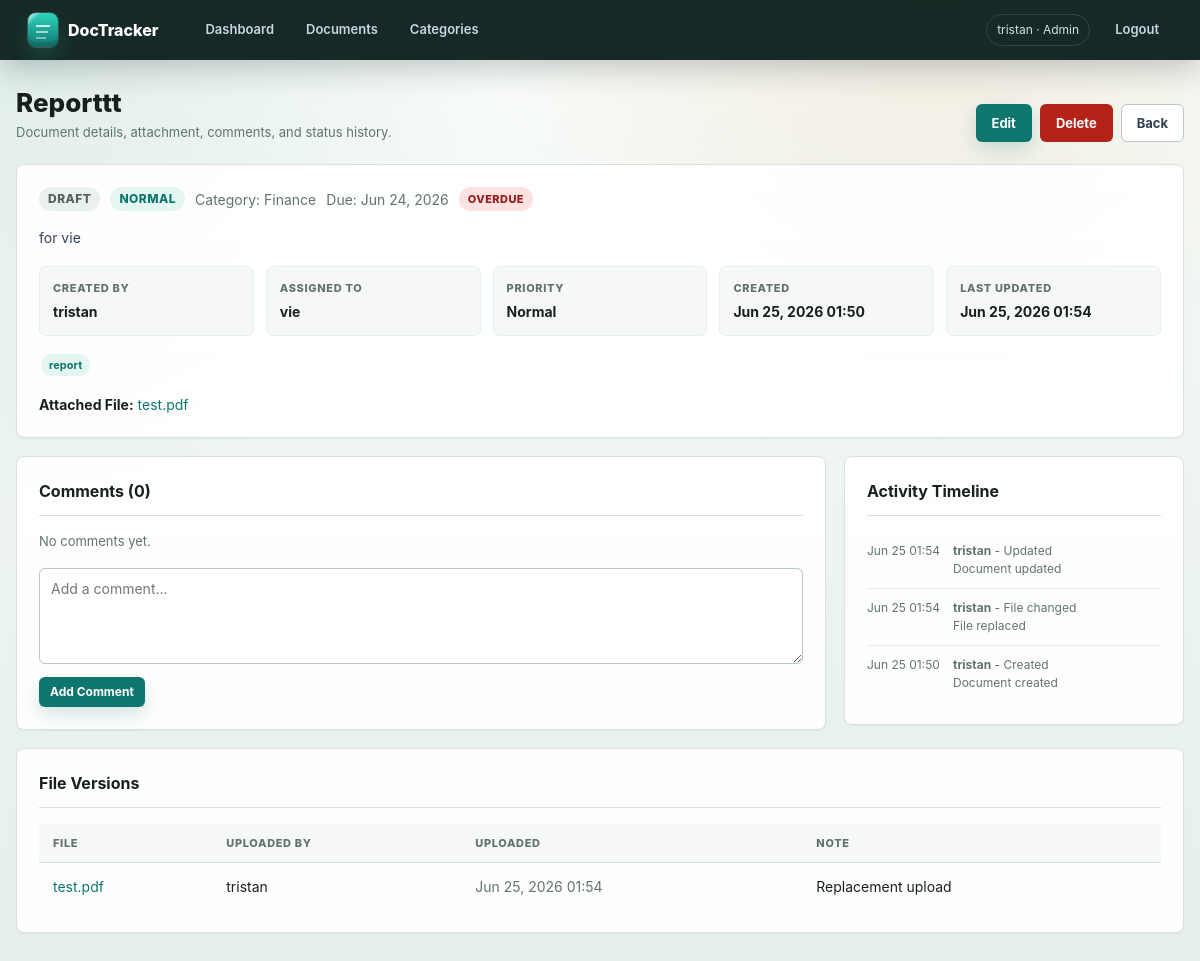
Page /documents/11/ (signed in) on the committed database.
### documents/models.py (models this page shows, shortened)
class UserProfile(models.Model):
    ROLE_ADMIN = 'admin'
    ROLE_HR = 'hr'
    ROLE_EMPLOYEE = 'employee'
    ROLE_CHOICES = [
        (ROLE_ADMIN, 'Admin'),
        (ROLE_HR, 'HR'),
        (ROLE_EMPLOYEE, 'Employee'),
    ]
    user = models.OneToOneField(User, on_delete=models.CASCADE, related_name='profile')
    role = models.CharField(max_length=20, choices=ROLE_CHOICES, default=ROLE_EMPLOYEE)
    department = models.CharField(max_length=100, blank=True)
    created_at = models.DateTimeField(auto_now_add=True)
    class Meta:
        ordering = ['user__username']

class Document(models.Model):
    STATUS_CHOICES = [
        ('draft', 'Draft'),
        ('review', 'Under Review'),
        ('approved', 'Approved'),
        ('archived', 'Archived'),
    ]
    PRIORITY_CHOICES = [
        ('low', 'Low'),
        ('normal', 'Normal'),
        ('high', 'High'),
        ('urgent', 'Urgent'),
    ]
    title = models.CharField(max_length=255)
    description = models.TextField(blank=True)
    category = models.ForeignKey(Category, on_delete=models.SET_NULL, null=True, blank=True)
    status = models.CharField(max_length=50, default='draft')
    priority = models.CharField(max_length=20, choices=PRIORITY_CHOICES, default='normal')
    file = models.FileField(upload_to='documents/', null=True, blank=True)
    tags = models.CharField(max_length=500, blank=True, help_text="Comma-separated tags")
    created_by = models.ForeignKey(User, on_delete=models.SET_NULL, null=True, related_name='created_docs')
    assigned_to = models.ForeignKey(User, on_delete=models.SET_NULL, null=True, blank=True, related_name='assigned_docs')
    created_at = models.DateTimeField(auto_now_add=True)
    updated_at = models.DateTimeField(auto_now=True)
    due_date = models.DateField(null=True, blank=True)
    class Meta:
        ordering = ['-created_at']
    def get_tags_list(self):
        return [t.strip() for t in self.tags.split(',') if t.strip()]
    def get_status_display(self):
        status = DocumentStatus.objects.filter(code=self.status).first()
        if status:
            return status.label
        return dict(self.STATUS_CHOICES).get(self.status, self.status)
    @property
    def status_badge_class(self):
        return slugify(self.status) or 'custom'
    @property
    def is_overdue(self):
        return bool(self.due_date and self.due_date < timezone.localdate() and self.status not in ['approved', 'archived'])

class Category(models.Model):
    name = models.CharField(max_length=100, unique=True)
    description = models.TextField(blank=True)
    created_at = models.DateTimeField(auto_now_add=True)
    class Meta:
        verbose_name_plural = "Categories"
        ordering = ['name']

class DocumentHistory(models.Model):
    CHANGE_TYPES = [
        ('created', 'Created'),
        ('updated', 'Updated'),
        ('status', 'Status changed'),
        ('file', 'File changed'),
        ('comment', 'Comment added'),
    ]
    document = models.ForeignKey(Document, on_delete=models.CASCADE, related_name='history')
    changed_by = models.ForeignKey(User, on_delete=models.SET_NULL, null=True)
    change_type = models.CharField(max_length=20, choices=CHANGE_TYPES, default='updated')
    change_note = models.TextField()
    old_status = models.CharField(max_length=50, blank=True)
    new_status = models.CharField(max_length=50, blank=True)
    timestamp = models.DateTimeField(auto_now_add=True)
    class Meta:
        ordering = ['-timestamp']

class DocumentFileVersion(models.Model):
    document = models.ForeignKey(Document, on_delete=models.CASCADE, related_name='file_versions')
    file = models.FileField(upload_to='documents/versions/')
    uploaded_by = models.ForeignKey(User, on_delete=models.SET_NULL, null=True)
    uploaded_at = models.DateTimeField(auto_now_add=True)
    note = models.TextField(blank=True)
    class Meta:
        ordering = ['-uploaded_at']

### documents/views.py (the view, shortened to what this page needs)
# urls.py: path('documents/<int:pk>/', views.document_detail, name='document_detail'),
@login_required
def document_detail(request, pk):
    doc = get_object_or_404(visible_documents(request.user), pk=pk)
    comment_form = CommentForm()
    comment_added = False
    comments = doc.comments.select_related('author').all()
    context = {
        'doc': doc,
        'can_manage_doc': can_manage_document(request.user, doc),
        'comment_form': comment_form,
        'history': doc.history.select_related('changed_by').all(),
        'comments': comments,
        'file_versions': doc.file_versions.select_related('uploaded_by').all(),
        'comment_added': comment_added,
    }
    template = 'documents/_comments_panel.html' if is_htmx(request) and request.method == 'POST' else 'documents/detail.html'
    return render(request, template, context)

### documents/forms.py
class CommentForm(forms.ModelForm):
    class Meta:
        model = Comment
        fields = ['text']
        widgets = {
            'text': forms.Textarea(attrs={'rows': 2, 'placeholder': 'Add a comment...'}),
        }
        labels = {'text': ''}

### documents/views.py (called while the page is built, shortened)
def is_htmx(request):
    return request.headers.get('HX-Request') == 'true'

def can_manage_document(user, document):
    if (
        user.is_staff or user.is_superuser or
        user_has_role(user, UserProfile.ROLE_ADMIN, UserProfile.ROLE_HR) or
        user.groups.filter(name__in=['Admin', 'Manager']).exists()
    ):
        return True

def can_view_all_documents(user):
    return (
        user.is_staff or user.is_superuser or
        user_has_role(user, UserProfile.ROLE_ADMIN, UserProfile.ROLE_HR) or
        user.groups.filter(name__in=['Admin', 'Manager', 'Viewer']).exists()
    )

def visible_documents(user):
    docs = Document.objects.select_related('category', 'created_by', 'assigned_to')
    if can_view_all_documents(user):
        return docs
    return docs.filter(Q(created_by=user) | Q(assigned_to=user))

### templates/documents/detail.html (shortened to what this page needs)
{% extends 'base.html' %}
{% block content %}
<div class="page-header">
  <div>
    <h1>{{ doc.title }}</h1>
    <p class="page-kicker">Document details, attachment, comments, and status history.</p>
  </div>
  <div class="actions">
    {% if can_manage_doc %}
    <a href="{% url 'document_edit' doc.pk %}" class="btn btn-primary">Edit</a>
    <a href="{% url 'document_delete' doc.pk %}" class="btn btn-danger">Delete</a>
    {% endif %}
    <a href="{% url 'document_list' %}" class="btn btn-secondary">Back</a>
  </div>
</div>
<div class="card">
  <div class="document-meta-line">
    <span class="badge badge-{{ doc.status_badge_class }}" style="font-size:12px;">{{ doc.get_status_display }}</span>
    <span class="badge badge-{{ doc.priority }}" style="font-size:12px;">{{ doc.get_priority_display }}</span>
    {% if doc.category %}<span class="text-muted">Category: {{ doc.category.name }}</span>{% endif %}
    {% if doc.due_date %}<span class="text-muted">Due: {{ doc.due_date|date:"M d, Y" }}</span>{% endif %}
    {% if doc.is_overdue %}<span class="deadline-alert deadline-overdue">Overdue</span>{% elif doc.is_due_soon %}<span class="deadline-alert deadline-soon">Due Soon</span>{% endif %}
  </div>
  {% if doc.description %}
  <p class="document-description">{{ doc.description }}</p>
  {% endif %}
  <div class="detail-meta">
    <div class="meta-item">
      <div class="meta-label">Created By</div>
      <div class="meta-value">{{ doc.created_by.username|default:"-" }}</div>
    </div>
    <div class="meta-item">
      <div class="meta-label">Assigned To</div>
      <div class="meta-value">{{ doc.assigned_to.username|default:"-" }}</div>
    </div>
    <div class="meta-item">
      <div class="meta-label">Priority</div>
      <div class="meta-value">{{ doc.get_priority_display }}</div>
    </div>
    <div class="meta-item">
      <div class="meta-label">Created</div>
      <div class="meta-value">{{ doc.created_at|date:"M d, Y H:i" }}</div>
    </div>
    <div class="meta-item">
      <div class="meta-label">Last Updated</div>
      <div class="meta-value">{{ doc.updated_at|date:"M d, Y H:i" }}</div>
    </div>
  </div>
  {% if doc.get_tags_list %}
  <div class="mt-3">
    {% for tag in doc.get_tags_list %}<span class="tag">{{ tag }}</span>{% endfor %}
  </div>
  {% endif %}
  {% if doc.file %}
  <div class="mt-3">
    <strong>Attached File:</strong> <a href="{{ doc.file.url }}" target="_blank">{{ doc.file.name|cut:"documents/" }}</a>
  </div>
  {% endif %}
</div>
<div class="detail-grid">
  {% include 'documents/_comments_panel.html' %}
  <div class="card">
    <h2>Activity Timeline</h2>
    {% for h in history %}
    <div class="history-item">
      <span>{{ h.timestamp|date:"M d H:i" }}</span>
      <span><strong>{{ h.changed_by.username|default:"?" }}</strong> - {{ h.get_change_type_display }}<br>{{ h.change_note }}</span>
    </div>
    {% empty %}
    <p class="text-muted" style="font-size:13px;">No history yet.</p>
    {% endfor %}
  </div>
</div>
<div class="card">
  <h2>File Versions</h2>
  {% if file_versions %}
  <div class="table-wrap">
    <table>
      <thead><tr><th>File</th><th>Uploaded By</th><th>Uploaded</th><th>Note</th></tr></thead>
      <tbody>
      {% for version in file_versions %}
      <tr>
        <td><a href="{{ version.file.url }}" target="_blank">{{ version.file.name|cut:"documents/versions/"|cut:"documents/" }}</a></td>
        <td>{{ version.uploaded_by.username|default:"-" }}</td>
        <td class="text-muted">{{ version.uploaded_at|date:"M d, Y H:i" }}</td>
        <td>{{ version.note|default:"-" }}</td>
      </tr>
      {% endfor %}
      </tbody>
    </table>
  </div>
  {% else %}
  <p class="text-muted" style="font-size:13px;">No file versions yet.</p>
  {% endif %}
</div>
{% endblock %}

### templates/base.html (shortened to what this page needs)
<!DOCTYPE html>
<html lang="en">
<head>
</head>
<body>
{% if user.is_authenticated %}
<nav>
  <span class="brand">DocTracker</span>
  <a href="{% url 'dashboard' %}">Dashboard</a>
  <a href="{% url 'document_list' %}">Documents</a>
  <a href="{% url 'category_list' %}">Categories</a>
  <span class="user">{{ user.username }}{% if user.profile %} · {{ user.profile.get_role_display }}{% endif %}</span>
  <a href="{% url 'logout' %}">Logout</a>
</nav>
{% endif %}
<div class="container">
  {% block content %}{% endblock %}
</div>
</body>
</html>

### rows in the picture
Document: title "Reporttt", status "DRAFT", priority "NORMAL", category.name "Finance", due_date "Jun 24, 2026", description "for vie", created_by.username "tristan", assigned_to.username "vie", priority "Normal", created_at "Jun 25, 2026 01:50", updated_at "Jun 25, 2026 01:54", get_tags_list "report", file.name "test.pdf"
DocumentHistory: timestamp "Jun 25 01:54", changed_by.username "tristan", change_type "Updated", change_note "Document updated"
DocumentHistory: timestamp "Jun 25 01:54", changed_by.username "tristan", change_type "File changed", change_note "File replaced"
DocumentHistory: timestamp "Jun 25 01:50", changed_by.username "tristan", change_type "Created", change_note "Document created"
DocumentFileVersion: file.name "test.pdf", uploaded_by.username "tristan", uploaded_at "Jun 25, 2026 01:54", note "Replacement upload"

### other values in the picture
{{ user.username }} "tristan"
{{ user.profile.get_role_display }} "Admin"
{{ comments.count }} "0"
